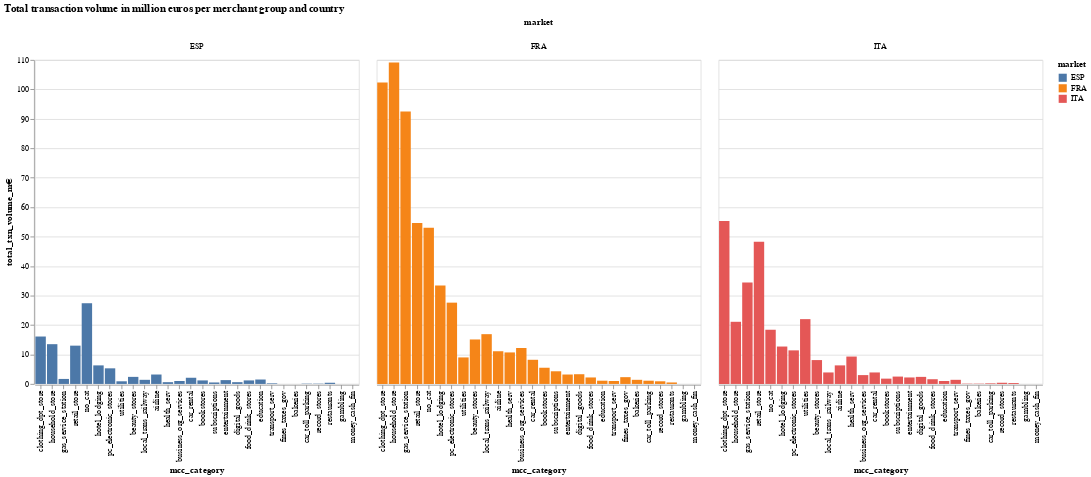

Notebook code cell kept with this figure:
### Code cell
af.column_multi(
    mcc_cat_df,
    "market:N",
    "mcc_category:N",
    "total_txn_volume_m€:Q",
    "market:N",
    400,
    400,
    "-y",
).properties(
    title="Total transaction volume in million euros per merchant group and country"
)

### Figure 1 — Vega-Lite specification as saved in the notebook (floating-point values rounded to 4 significant figures)
{"config": {"view": {"continuousWidth": 400, "continuousHeight": 300}}, "data": {"name": "data-35d125f69fac472e301ea1a046eede94"}, "mark": "bar", "encoding": {"color": {"type": "nominal", "field": "market"}, "column": {"type": "nominal", "field": "market"}, "tooltip": {"type": "quantitative", "field": "total_txn_volume_m€"}, "x": {"type": "nominal", "field": "mcc_category", "sort": "-y"}, "y": {"type": "quantitative", "field": "total_txn_volume_m€"}}, "height": 400, "title": "Total transaction volume in million euros per merchant group and country", "width": 400, "$schema": "https://vega.github.io/schema/vega-lite/v4.8.1.json", "datasets": {"data-35d125f69fac472e301ea1a046eede94": [{"market": "FRA", "mcc_category": "airline", "total_txn_volume_m€": 11.1, "sum(n_users)": 26440.0, "avg_volume_per_user": 419.9, "avg_txns_per_user": 2.4, "avg_volume_per_txn": 178.0}, {"market": "ESP", "mcc_category": "airline", "total_txn_volume_m€": 3.2, "sum(n_users)": 8804.0, "avg_volume_per_user": 363.6, "avg_txns_per_user": 2.4, "avg_volume_per_txn": 150.0}, {"market": "ITA", "mcc_category": "airline", "total_txn_volume_m€": 6.3, "sum(n_users)": 17660.0, "avg_volume_per_user": 357.1, "avg_txns_per_user": 2.6, "avg_volume_per_txn": 139.0}, {"market": "FRA", "mcc_category": "bakeries", "total_txn_volume_m€": 1.4, "sum(n_users)": 7584.0, "avg_volume_per_user": 191.2, "avg_txns_per_user": 2.5, "avg_volume_per_txn": 78.0}, {"market": "ITA", "mcc_category": "bakeries", "total_txn_volume_m€": 0.1, "sum(n_users)": 420.0, "avg_volume_per_user": 178.4, "avg_txns_per_user": 2.3, "avg_volume_per_txn": 78.0}, {"market": "ESP", "mcc_category": "bakeries", "total_txn_volume_m€": 0.0, "sum(n_users)": 89.0, "avg_volume_per_user": 239.1, "avg_txns_per_user": 2.7, "avg_volume_per_txn": 89.0}, {"market": "FRA", "mcc_category": "beauty_stores", "total_txn_volume_m€": 15.1, "sum(n_users)": 55280.0, "avg_volume_per_user": 272.8, "avg_txns_per_user": 2.8, "avg_volume_per_txn": 98.0}, {"market": "ITA", "mcc_category": "beauty_stores", "total_txn_volume_m€": 8.1, "sum(n_users)": 27710.0, "avg_volume_per_user": 291.7, "avg_txns_per_user": 3.0, "avg_volume_per_txn": 96.0}, {"market": "ESP", "mcc_category": "beauty_stores", "total_txn_volume_m€": 2.4, "sum(n_users)": 12420.0, "avg_volume_per_user": 192.5, "avg_txns_per_user": 2.0, "avg_volume_per_txn": 97.0}, {"market": "FRA", "mcc_category": "bookstores", "total_txn_volume_m€": 5.5, "sum(n_users)": 18970.0, "avg_volume_per_user": 290.8, "avg_txns_per_user": 3.0, "avg_volume_per_txn": 95.0}, {"market": "ESP", "mcc_category": "bookstores", "total_txn_volume_m€": 1.2, "sum(n_users)": 4247.0, "avg_volume_per_user": 275.5, "avg_txns_per_user": 2.6, "avg_volume_per_txn": 106.0}, {"market": "ITA", "mcc_category": "bookstores", "total_txn_volume_m€": 1.8, "sum(n_users)": 6812.0, "avg_volume_per_user": 266.9, "avg_txns_per_user": 2.6, "avg_volume_per_txn": 102.0}, {"market": "FRA", "mcc_category": "business_org_services", "total_txn_volume_m€": 12.2, "sum(n_users)": 29540.0, "avg_volume_per_user": 413.5, "avg_txns_per_user": 2.8, "avg_volume_per_txn": 147.0}, {"market": "ITA", "mcc_category": "business_org_services", "total_txn_volume_m€": 3.0, "sum(n_users)": 8219.0, "avg_volume_per_user": 362.0, "avg_txns_per_user": 2.9, "avg_volume_per_txn": 124.0}, {"market": "ESP", "mcc_category": "business_org_services", "total_txn_volume_m€": 1.0, "sum(n_users)": 2857.0, "avg_volume_per_user": 356.5, "avg_txns_per_user": 2.9, "avg_volume_per_txn": 125.0}, {"market": "FRA", "mcc_category": "car_rental", "total_txn_volume_m€": 8.2, "sum(n_users)": 18700.0, "avg_volume_per_user": 439.4, "avg_txns_per_user": 2.4, "avg_volume_per_txn": 184.0}, {"market": "ESP", "mcc_category": "car_rental", "total_txn_volume_m€": 2.1, "sum(n_users)": 5504.0, "avg_volume_per_user": 388.3, "avg_txns_per_user": 2.4, "avg_volume_per_txn": 162.0}, {"market": "ITA", "mcc_category": "car_rental", "total_txn_volume_m€": 3.9, "sum(n_users)": 10050.0, "avg_volume_per_user": 384.4, "avg_txns_per_user": 2.3, "avg_volume_per_txn": 165.0}, {"market": "FRA", "mcc_category": "car_toll_parking", "total_txn_volume_m€": 1.1, "sum(n_users)": 4052.0, "avg_volume_per_user": 268.0, "avg_txns_per_user": 3.0, "avg_volume_per_txn": 90.0}, {"market": "ITA", "mcc_category": "car_toll_parking", "total_txn_volume_m€": 0.2, "sum(n_users)": 885.0, "avg_volume_per_user": 222.2, "avg_txns_per_user": 3.1, "avg_volume_per_txn": 71.0}, {"market": "ESP", "mcc_category": "car_toll_parking", "total_txn_volume_m€": 0.1, "sum(n_users)": 187.0, "avg_volume_per_user": 287.4, "avg_txns_per_user": 3.6, "avg_volume_per_txn": 81.0}, {"market": "FRA", "mcc_category": "clothing_dpt_store", "total_txn_volume_m€": 102.3, "sum(n_users)": 223900.0, "avg_volume_per_user": 456.9, "avg_txns_per_user": 3.9, "avg_volume_per_txn": 117.0}, {"market": "ITA", "mcc_category": "clothing_dpt_store", "total_txn_volume_m€": 55.3, "sum(n_users)": 131000.0, "avg_volume_per_user": 422.3, "avg_txns_per_user": 3.8, "avg_volume_per_txn": 112.0}, {"market": "ESP", "mcc_category": "clothing_dpt_store", "total_txn_volume_m€": 16.1, "sum(n_users)": 44390.0, "avg_volume_per_user": 361.8, "avg_txns_per_user": 3.3, "avg_volume_per_txn": 110.0}, {"market": "FRA", "mcc_category": "digital_goods", "total_txn_volume_m€": 3.3, "sum(n_users)": 9184.0, "avg_volume_per_user": 364.6, "avg_txns_per_user": 3.5, "avg_volume_per_txn": 104.0}, {"market": "ESP", "mcc_category": "digital_goods", "total_txn_volume_m€": 0.6, "sum(n_users)": 1879.0, "avg_volume_per_user": 312.3, "avg_txns_per_user": 2.7, "avg_volume_per_txn": 114.0}, {"market": "ITA", "mcc_category": "digital_goods", "total_txn_volume_m€": 2.4, "sum(n_users)": 4497.0, "avg_volume_per_user": 532.7, "avg_txns_per_user": 3.7, "avg_volume_per_txn": 143.0}, {"market": "FRA", "mcc_category": "education", "total_txn_volume_m€": 1.1, "sum(n_users)": 3079.0, "avg_volume_per_user": 362.0, "avg_txns_per_user": 2.6, "avg_volume_per_txn": 141.0}, {"market": "ESP", "mcc_category": "education", "total_txn_volume_m€": 1.5, "sum(n_users)": 4461.0, "avg_volume_per_user": 333.9, "avg_txns_per_user": 2.2, "avg_volume_per_txn": 152.0}, {"market": "ITA", "mcc_category": "education", "total_txn_volume_m€": 1.0, "sum(n_users)": 2443.0, "avg_volume_per_user": 393.4, "avg_txns_per_user": 2.7, "avg_volume_per_txn": 148.0}, {"market": "FRA", "mcc_category": "entertainment", "total_txn_volume_m€": 3.2, "sum(n_users)": 12200.0, "avg_volume_per_user": 262.7, "avg_txns_per_user": 2.4, "avg_volume_per_txn": 111.0}, {"market": "ITA", "mcc_category": "entertainment", "total_txn_volume_m€": 2.2, "sum(n_users)": 8096.0, "avg_volume_per_user": 275.8, "avg_txns_per_user": 2.4, "avg_volume_per_txn": 117.0}, {"market": "ESP", "mcc_category": "entertainment", "total_txn_volume_m€": 1.3, "sum(n_users)": 5804.0, "avg_volume_per_user": 220.6, "avg_txns_per_user": 2.2, "avg_volume_per_txn": 102.0}, {"market": "FRA", "mcc_category": "fines_taxes_gov", "total_txn_volume_m€": 2.3, "sum(n_users)": 5757.0, "avg_volume_per_user": 392.8, "avg_txns_per_user": 3.5, "avg_volume_per_txn": 113.0}, {"market": "ESP", "mcc_category": "fines_taxes_gov", "total_txn_volume_m€": 0.0, "sum(n_users)": 173.0, "avg_volume_per_user": 254.2, "avg_txns_per_user": 1.9, "avg_volume_per_txn": 132.0}, {"market": "ITA", "mcc_category": "fines_taxes_gov", "total_txn_volume_m€": 0.1, "sum(n_users)": 274.0, "avg_volume_per_user": 532.4, "avg_txns_per_user": 4.5, "avg_volume_per_txn": 118.0}, {"market": "FRA", "mcc_category": "food_drink_stores", "total_txn_volume_m€": 2.2, "sum(n_users)": 8160.0, "avg_volume_per_user": 267.8, "avg_txns_per_user": 2.5, "avg_volume_per_txn": 107.0}, {"market": "ESP", "mcc_category": "food_drink_stores", "total_txn_volume_m€": 1.2, "sum(n_users)": 8032.0, "avg_volume_per_user": 145.5, "avg_txns_per_user": 1.5, "avg_volume_per_txn": 95.0}, {"market": "ITA", "mcc_category": "food_drink_stores", "total_txn_volume_m€": 1.6, "sum(n_users)": 6201.0, "avg_volume_per_user": 262.0, "avg_txns_per_user": 2.7, "avg_volume_per_txn": 98.0}, {"market": "FRA", "mcc_category": "gambling", "total_txn_volume_m€": 0.0, "sum(n_users)": 1.0, "avg_volume_per_user": 165.5, "avg_txns_per_user": 2.0, "avg_volume_per_txn": 83.0}, {"market": "FRA", "mcc_category": "gas_service_station", "total_txn_volume_m€": 92.5, "sum(n_users)": 177700.0, "avg_volume_per_user": 520.5, "avg_txns_per_user": 4.6, "avg_volume_per_txn": 114.0}, {"market": "ITA", "mcc_category": "gas_service_station", "total_txn_volume_m€": 34.4, "sum(n_users)": 65140.0, "avg_volume_per_user": 528.0, "avg_txns_per_user": 5.5, "avg_volume_per_txn": 95.0}, {"market": "ESP", "mcc_category": "gas_service_station", "total_txn_volume_m€": 1.7, "sum(n_users)": 7298.0, "avg_volume_per_user": 234.9, "avg_txns_per_user": 2.7, "avg_volume_per_txn": 86.0}, {"market": "FRA", "mcc_category": "health_serv", "total_txn_volume_m€": 10.7, "sum(n_users)": 39220.0, "avg_volume_per_user": 272.8, "avg_txns_per_user": 2.6, "avg_volume_per_txn": 103.0}, {"market": "ESP", "mcc_category": "health_serv", "total_txn_volume_m€": 0.6, "sum(n_users)": 2145.0, "avg_volume_per_user": 274.5, "avg_txns_per_user": 2.3, "avg_volume_per_txn": 117.0}, {"market": "ITA", "mcc_category": "health_serv", "total_txn_volume_m€": 9.3, "sum(n_users)": 29210.0, "avg_volume_per_user": 319.6, "avg_txns_per_user": 2.6, "avg_volume_per_txn": 122.0}, {"market": "FRA", "mcc_category": "hotel_lodging", "total_txn_volume_m€": 33.4, "sum(n_users)": 76500.0, "avg_volume_per_user": 436.5, "avg_txns_per_user": 3.0, "avg_volume_per_txn": 145.0}, {"market": "ITA", "mcc_category": "hotel_lodging", "total_txn_volume_m€": 12.7, "sum(n_users)": 32350.0, "avg_volume_per_user": 392.1, "avg_txns_per_user": 2.7, "avg_volume_per_txn": 145.0}, {"market": "ESP", "mcc_category": "hotel_lodging", "total_txn_volume_m€": 6.3, "sum(n_users)": 17540.0, "avg_volume_per_user": 361.5, "avg_txns_per_user": 2.4, "avg_volume_per_txn": 152.0}, {"market": "FRA", "mcc_category": "household_store", "total_txn_volume_m€": 109.1, "sum(n_users)": 229400.0, "avg_volume_per_user": 475.8, "avg_txns_per_user": 4.2, "avg_volume_per_txn": 112.0}, {"market": "ITA", "mcc_category": "household_store", "total_txn_volume_m€": 21.1, "sum(n_users)": 58080.0, "avg_volume_per_user": 362.5, "avg_txns_per_user": 2.8, "avg_volume_per_txn": 130.0}, {"market": "ESP", "mcc_category": "household_store", "total_txn_volume_m€": 13.5, "sum(n_users)": 41960.0, "avg_volume_per_user": 320.7, "avg_txns_per_user": 2.6, "avg_volume_per_txn": 122.0}, {"market": "FRA", "mcc_category": "local_trans_railway", "total_txn_volume_m€": 16.9, "sum(n_users)": 51980.0, "avg_volume_per_user": 325.6, "avg_txns_per_user": 3.5, "avg_volume_per_txn": 94.0}, {"market": "ESP", "mcc_category": "local_trans_railway", "total_txn_volume_m€": 1.4, "sum(n_users)": 7322.0, "avg_volume_per_user": 193.6, "avg_txns_per_user": 2.2, "avg_volume_per_txn": 89.0}, {"market": "ITA", "mcc_category": "local_trans_railway", "total_txn_volume_m€": 3.9, "sum(n_users)": 12550.0, "avg_volume_per_user": 311.0, "avg_txns_per_user": 3.1, "avg_volume_per_txn": 99.0}, {"market": "FRA", "mcc_category": "money_cash_fin", "total_txn_volume_m€": 0.0, "sum(n_users)": 4.0, "avg_volume_per_user": 2656.0, "avg_txns_per_user": 8.0, "avg_volume_per_txn": 332.0}, {"market": "ITA", "mcc_category": "money_cash_fin", "total_txn_volume_m€": 0.0, "sum(n_users)": 3.0, "avg_volume_per_user": 239.0, "avg_txns_per_user": 4.7, "avg_volume_per_txn": 51.0}, {"market": "ESP", "mcc_category": "money_cash_fin", "total_txn_volume_m€": 0.0, "sum(n_users)": 1.0, "avg_volume_per_user": 210.2, "avg_txns_per_user": 1.0, "avg_volume_per_txn": 210.0}, {"market": "FRA", "mcc_category": "no_cat", "total_txn_volume_m€": 53.0, "sum(n_users)": 137000.0, "avg_volume_per_user": 386.8, "avg_txns_per_user": 2.8, "avg_volume_per_txn": 136.0}, {"market": "ESP", "mcc_category": "no_cat", "total_txn_volume_m€": 27.4, "sum(n_users)": 82110.0, "avg_volume_per_user": 333.7, "avg_txns_per_user": 3.2, "avg_volume_per_txn": 105.0}, {"market": "ITA", "mcc_category": "no_cat", "total_txn_volume_m€": 18.4, "sum(n_users)": 55560.0, "avg_volume_per_user": 330.4, "avg_txns_per_user": 2.5, "avg_volume_per_txn": 132.0}, {"market": "FRA", "mcc_category": "pc_electronic_stores", "total_txn_volume_m€": 27.6, "sum(n_users)": 73050.0, "avg_volume_per_user": 377.6, "avg_txns_per_user": 2.7, "avg_volume_per_txn": 140.0}, {"market": "ITA", "mcc_category": "pc_electronic_stores", "total_txn_volume_m€": 11.4, "sum(n_users)": 30750.0, "avg_volume_per_user": 371.5, "avg_txns_per_user": 2.6, "avg_volume_per_txn": 144.0}, {"market": "ESP", "mcc_category": "pc_electronic_stores", "total_txn_volume_m€": 5.3, "sum(n_users)": 14450.0, "avg_volume_per_user": 369.1, "avg_txns_per_user": 2.7, "avg_volume_per_txn": 139.0}, {"market": "FRA", "mcc_category": "record_stores", "total_txn_volume_m€": 0.9, "sum(n_users)": 3103.0, "avg_volume_per_user": 296.5, "avg_txns_per_user": 3.5, "avg_volume_per_txn": 85.0}, {"market": "ITA", "mcc_category": "record_stores", "total_txn_volume_m€": 0.4, "sum(n_users)": 1422.0, "avg_volume_per_user": 285.4, "avg_txns_per_user": 3.3, "avg_volume_per_txn": 86.0}, {"market": "ESP", "mcc_category": "record_stores", "total_txn_volume_m€": 0.1, "sum(n_users)": 476.0, "avg_volume_per_user": 291.9, "avg_txns_per_user": 3.2, "avg_volume_per_txn": 91.0}, {"market": "FRA", "mcc_category": "restaurants", "total_txn_volume_m€": 0.5, "sum(n_users)": 2226.0, "avg_volume_per_user": 220.6, "avg_txns_per_user": 2.6, "avg_volume_per_txn": 84.0}, {"market": "ESP", "mcc_category": "restaurants", "total_txn_volume_m€": 0.4, "sum(n_users)": 2715.0, "avg_volume_per_user": 142.9, "avg_txns_per_user": 1.4, "avg_volume_per_txn": 104.0}, {"market": "ITA", "mcc_category": "restaurants", "total_txn_volume_m€": 0.3, "sum(n_users)": 1335.0, "avg_volume_per_user": 234.1, "avg_txns_per_user": 3.0, "avg_volume_per_txn": 79.0}, {"market": "FRA", "mcc_category": "retail_store", "total_txn_volume_m€": 54.6, "sum(n_users)": 147100.0, "avg_volume_per_user": 371.6, "avg_txns_per_user": 3.3, "avg_volume_per_txn": 113.0}, {"market": "ITA", "mcc_category": "retail_store", "total_txn_volume_m€": 48.3, "sum(n_users)": 119600.0, "avg_volume_per_user": 404.0, "avg_txns_per_user": 3.6, "avg_volume_per_txn": 112.0}, {"market": "ESP", "mcc_category": "retail_store", "total_txn_volume_m€": 13.0, "sum(n_users)": 36900.0, "avg_volume_per_user": 353.5, "avg_txns_per_user": 3.2, "avg_volume_per_txn": 111.0}, {"market": "FRA", "mcc_category": "subscriptions", "total_txn_volume_m€": 4.3, "sum(n_users)": 9208.0, "avg_volume_per_user": 465.0, "avg_txns_per_user": 3.2, "avg_volume_per_txn": 143.0}, {"market": "ITA", "mcc_category": "subscriptions", "total_txn_volume_m€": 2.5, "sum(n_users)": 7414.0, "avg_volume_per_user": 342.9, "avg_txns_per_user": 3.0, "avg_volume_per_txn": 114.0}, {"market": "ESP", "mcc_category": "subscriptions", "total_txn_volume_m€": 0.5, "sum(n_users)": 1736.0, "avg_volume_per_user": 296.9, "avg_txns_per_user": 2.7, "avg_volume_per_txn": 108.0}, {"market": "FRA", "mcc_category": "transport_serv", "total_txn_volume_m€": 1.0, "sum(n_users)": 3019.0, "avg_volume_per_user": 325.2, "avg_txns_per_user": 2.7, "avg_volume_per_txn": 121.0}, {"market": "ESP", "mcc_category": "transport_serv", "total_txn_volume_m€": 0.2, "sum(n_users)": 732.0, "avg_volume_per_user": 264.4, "avg_txns_per_user": 2.5, "avg_volume_per_txn": 106.0}, {"market": "ITA", "mcc_category": "transport_serv", "total_txn_volume_m€": 1.4, "sum(n_users)": 4943.0, "avg_volume_per_user": 292.0, "avg_txns_per_user": 2.8, "avg_volume_per_txn": 105.0}, {"market": "FRA", "mcc_category": "utilities", "total_txn_volume_m€": 9.0, "sum(n_users)": 24660.0, "avg_volume_per_user": 366.5, "avg_txns_per_user": 2.8, "avg_volume_per_txn": 132.0}, {"market": "ESP", "mcc_category": "utilities", "total_txn_volume_m€": 0.9, "sum(n_users)": 2341.0, "avg_volume_per_user": 375.5, "avg_txns_per_user": 2.8, "avg_volume_per_txn": 136.0}, {"market": "ITA", "mcc_category": "utilities", "total_txn_volume_m€": 22.0, "sum(n_users)": 49310.0, "avg_volume_per_user": 445.7, "avg_txns_per_user": 3.0, "avg_volume_per_txn": 147.0}]}}
